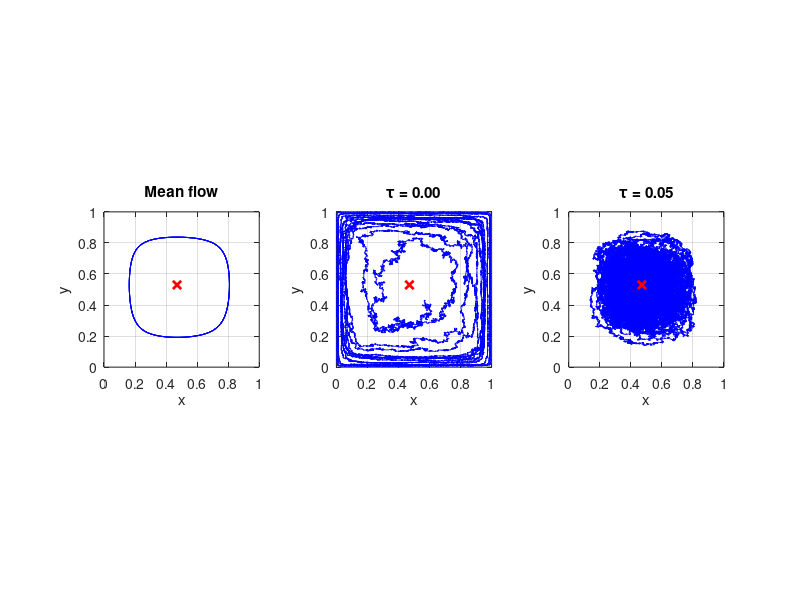

Reproduce this figure in MATLAB.
clear; clc; close all;

N = 4e5;
eta = 0.02;
xs = 8/17;
ys = 9/17;
P = [0.40 0.60; 0.40 0.25];

% (i) Mean flow from part (b).
flow = @(t,z) 0.85*eta * [(z(1)*(1-z(1)))^2*(z(2)-ys); -(z(2)*(1-z(2)))^2*(z(1)-xs)];
opts = odeset('RelTol',1e-10,'AbsTol',1e-12);
[t,z] = ode45(flow,0:10:40000,[0.2; 0.3],opts);

K = zeros(size(t));
for k = 1:length(t)
    K(k) = integral(@(s) (s-xs)./(s.*(1-s)).^2,xs,z(k,1)) + integral(@(s) (s-ys)./(s.*(1-s)).^2,ys,z(k,2));
end

fprintf('Mean-flow x range: [%.5f, %.5f]\n',min(z(:,1)),max(z(:,1)));
fprintf('Mean-flow y range: [%.5f, %.5f]\n',min(z(:,2)),max(z(:,2)));
fprintf('Variation in K (max-min): %.3e\n',max(K)-min(K));

figure;
subplot(1,3,1);
plot(z(:,1),z(:,2),'b'); hold on;
plot(xs,ys,'rx','LineWidth',2);
xlabel('x'); ylabel('y'); title('Mean flow');
axis([0 1 0 1]); axis square; grid on;

% (ii) Random games with and without the entropy bonus
taus = [0 0.05];
early = 1:N/4;
late = 3*N/4+1:N;

for j = 1:length(taus)
    rng(1);
    tau = taus(j);
    theta = [0.3; -0.3];
    b = [0; 0];
    XY = zeros(N,2);

    for n = 1:N
        p = 1./(1+exp(-theta));
        XY(n,:) = p';

        % Action 1 means shoot 3 or guard the paint.
        a = rand(2,1) < p;
        made = rand < P(1+a(1),2-a(2));
        points = (2+a(1))*made;
        reward = [points; -points];

        % Update both players then the running-average baseline
        theta = theta + eta*((reward-b).*(a-p) - tau*theta.*p.*(1-p));
        b = b + (reward-b)/n;
    end

    avg = mean(XY(late,:),1);
    d = sqrt((XY(:,1)-xs).^2 + (XY(:,2)-ys).^2);
    fprintf('\ntau = %.2f\n',tau);
    fprintf('Last-quarter mean (x,y): (%.5f, %.5f)\n',avg(1),avg(2));
    fprintf('Mean distance, first quarter: %.5f\n',mean(d(early)));
    fprintf('Mean distance, last quarter:  %.5f\n',mean(d(late)));

    subplot(1,3,j+1);
    plot(XY(:,1),XY(:,2),'b'); hold on;
    plot(xs,ys,'rx','LineWidth',2);
    xlabel('x'); ylabel('y'); title(sprintf('\\tau = %.2f',tau));
    axis([0 1 0 1]); axis square; grid on;
end
